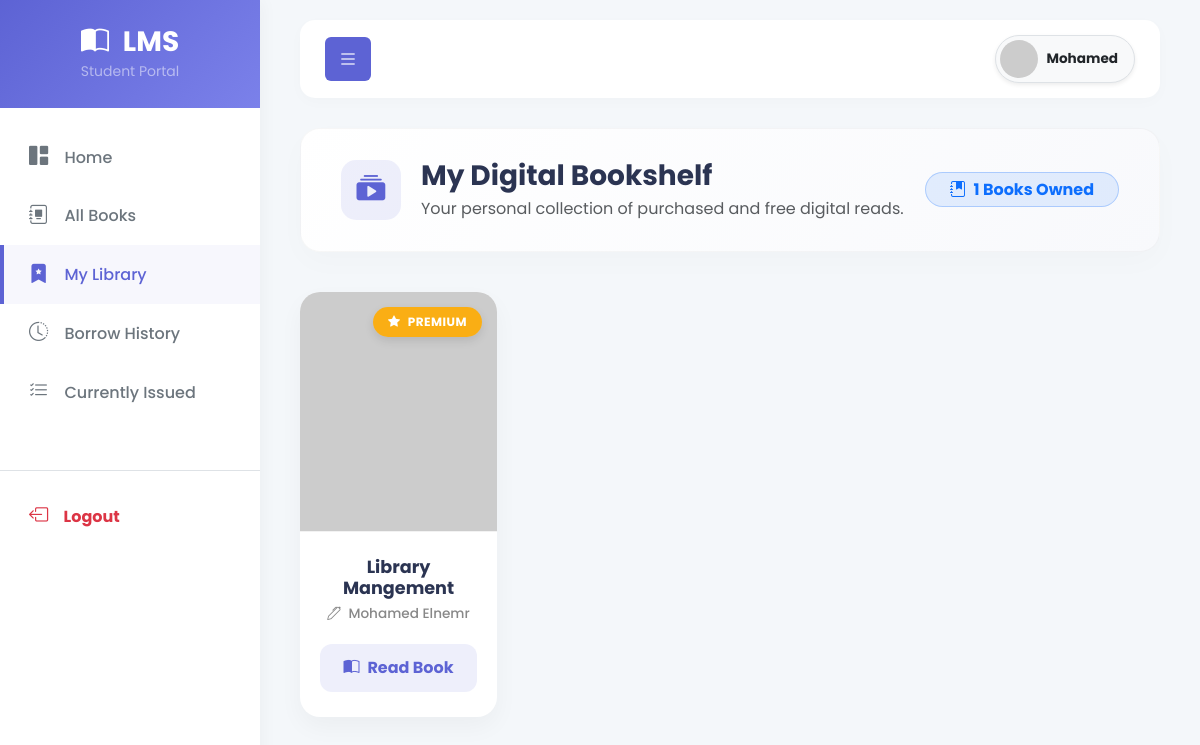
The app's page /student/my_books.php (signed in) with its own data.
### tables this page shows
CREATE TABLE `user` (
  `RollNo` varchar(50) NOT NULL,
  `Name` varchar(50) DEFAULT NULL,
  `Type` varchar(50) DEFAULT NULL,
  `EmailId` varchar(50) DEFAULT NULL,
  `MobNo` bigint(11) DEFAULT NULL,
  `Password` varchar(50) DEFAULT NULL,
  `wallet_balance` decimal(10,2) DEFAULT 0.00
);

CREATE TABLE `book` (
  `BookId` int(10) NOT NULL,
  `Title` varchar(50) DEFAULT NULL,
  `Availability` int(5) DEFAULT NULL,
  `status` varchar(50) NOT NULL,
  `Author` varchar(50) NOT NULL,
  `Year` int(11) DEFAULT NULL,
  `Description` text DEFAULT NULL,
  `is_online` tinyint(1) DEFAULT 0,
  `file_path` varchar(255) DEFAULT NULL,
  `price` decimal(10,2) DEFAULT 0.00
);

### student/my_books.php (the view, shortened to what this page needs)
<?php
require('../includes/dbconn.php');
$rollno = $_SESSION['RollNo'];
$sql_user = "SELECT Name FROM user WHERE RollNo='$rollno'";
$result_user = $conn->query($sql_user);
$user_name = ($result_user && $result_user->num_rows > 0) ? $result_user->fetch_assoc()['Name'] : "Student";
$sql_my_books = "SELECT b.* FROM book b
                 LEFT JOIN purchased_books p ON b.BookId = p.BookId AND p.RollNo = '$rollno'
                 WHERE b.is_online = 1 AND (b.price <= 0 OR p.BookId IS NOT NULL)
                 ORDER BY b.BookId DESC";
$result_books = $conn->query($sql_my_books);
?>
<!DOCTYPE html>
<html lang="en">
<head>
    <link href="https://cdn.jsdelivr.net/npm/bootstrap@5.3.0/dist/css/bootstrap.min.css" rel="stylesheet">
    <link rel="stylesheet" href="https://cdn.jsdelivr.net/npm/bootstrap-icons@1.11.1/font/bootstrap-icons.css">
</head>
<body>
<div class="wrapper">
    <nav id="sidebar">
        <div class="sidebar-header">
            <h3 class="mb-0 fw-bold"><i class="bi bi-book-half me-2"></i> LMS</h3>
            <small class="text-white-50">Student Portal</small>
        </div>
        <ul class="list-unstyled components">
            <li><a href="index.php"><i class="bi bi-grid-1x2-fill"></i> Home</a></li>
            <li><a href="book.php"><i class="bi bi-journal-album"></i> All Books</a></li>
            <li class="active"><a href="my_books.php"><i class="bi bi-bookmark-star-fill"></i> My Library</a></li>
            <li><a href="history.php"><i class="bi bi-clock-history"></i> Borrow History</a></li>
            <li><a href="current.php"><i class="bi bi-list-check"></i> Currently Issued</a></li>
            <li class="mt-5 border-top pt-3"><a href="logout.php" class="text-danger fw-bold"><i class="bi bi-box-arrow-left text-danger"></i> Logout</a></li>
        </ul>
    </nav>
    <div id="content">
        <nav class="top-navbar d-flex justify-content-between align-items-center">
            <div class="d-flex align-items-center">
                <button type="button" id="sidebarCollapse" class="btn me-3 text-white" style="background: var(--primary);">
                    <i class="bi bi-list fs-5"></i>
                </button>
            </div>
            <div class="d-flex align-items-center bg-light rounded-pill p-1 pe-3 border shadow-sm">
                <img src="https://ui-avatars.com/api/?name=<?php echo urlencode($user_name); ?>&background=5D63D4&color=fff&rounded=true&bold=true" width="38" class="me-2 rounded-circle">
                <div class="d-none d-md-block text-end">
                    <h6 class="mb-0 fw-bold text-dark" style="font-size: 0.85rem;"><?php echo htmlspecialchars(explode(' ', trim($user_name))[0]); ?></h6>
                </div>
            </div>
        </nav>
        <div class="library-header">
            <div class="d-flex align-items-center flex-column flex-md-row">
                <div class="library-header-icon">
                    <i class="bi bi-collection-play-fill"></i>
                </div>
                <div>
                    <h3 class="fw-bold mb-1">My Digital Bookshelf</h3>
                    <p class="text-muted mb-0">Your personal collection of purchased and free digital reads.</p>
                </div>
            </div>
            <div class="mt-3 mt-md-0">
                <span class="badge bg-primary bg-opacity-10 text-primary border border-primary border-opacity-25 px-4 py-2 rounded-pill fs-6">
                    <i class="bi bi-journal-bookmark-fill me-1"></i> <?php echo $result_books->num_rows; ?> Books Owned
                </span>
            </div>
        </div>
        <div class="row g-4 mb-5">
            <?php if($result_books && $result_books->num_rows > 0): ?>
                <?php while($row = $result_books->fetch_assoc()):
                    $b_title = $row['Title'] ?? 'Unknown Book';
                    $b_author = $row['Author'] ?? 'Unknown Author';
                    $b_id = $row['BookId'];
                    $b_price = (float)$row['price'];
                    $cover_url = "https://ui-avatars.com/api/?name=".urlencode($b_title)."&background=random&color=fff&size=400&font-size=0.25&bold=true&length=3";
                ?>
                    <div class="col-xl-3 col-lg-4 col-md-6 col-sm-6">
                        <div class="digital-book-card">
                            <div class="book-cover-wrapper">
                                <?php if($b_price > 0): ?>
                                    <div class="status-badge badge-premium"><i class="bi bi-star-fill me-1"></i> Premium</div>
                                <?php else: ?>
                                    <div class="status-badge badge-free"><i class="bi bi-gift-fill me-1"></i> Free</div>
                                <?php endif; ?>
                                <img src="<?php echo $cover_url; ?>" alt="Book Cover" class="book-cover-img">
                            </div>
                            <div class="book-details">
                                <h5 class="book-title" title="<?php echo htmlspecialchars($b_title); ?>"><?php echo htmlspecialchars($b_title); ?></h5>
                                <p class="book-author"><i class="bi bi-pen me-1"></i> <?php echo htmlspecialchars($b_author); ?></p>
                                <a href="viewbook.php?id=<?php echo $b_id; ?>" class="btn-read-now mt-auto">
                                    <i class="bi bi-book-half me-2"></i> Read Book
                                </a>
                            </div>
                        </div>
                    </div>
                <?php endwhile; ?>
            <?php endif; ?>
        </div>
    </div>
</div>
</body>
</html>

### student/my_books.php (style rules this page uses)
:root { --primary: #5D63D4; --primary-light: #7b81ea; --bg: #f4f7fa; }
body { font-family: 'Poppins', sans-serif; background-color: var(--bg); color: #2b3452; overflow-x: hidden; }
.wrapper { display: flex; width: 100%; align-items: stretch; }
#sidebar { min-width: 260px; max-width: 260px; background: #fff; min-height: 100vh; box-shadow: 4px 0 15px rgba(0,0,0,0.03); transition: 0.3s; z-index: 999; }
.sidebar-header { padding: 25px 20px; background: linear-gradient(135deg, var(--primary) 0%, var(--primary-light) 100%); color: white; text-align: center; }
#sidebar ul.components { padding: 20px 0; }
#sidebar ul li a { padding: 15px 25px; display: block; color: #6c757d; text-decoration: none; font-weight: 500; border-left: 4px solid transparent; transition: 0.3s; }
#sidebar ul li a:hover, #sidebar ul li.active > a { color: var(--primary); background: rgba(93, 99, 212, 0.05); border-left: 4px solid var(--primary); }
#sidebar ul li a i { margin-right: 12px; font-size: 1.2em; }
#content { width: 100%; padding: 20px 40px; }
.top-navbar { background: #fff; padding: 15px 25px; border-radius: 15px; box-shadow: 0 4px 15px rgba(0,0,0,0.02); margin-bottom: 30px; }
.library-header { background: linear-gradient(135deg, #ffffff 0%, #f8f9fc 100%); border-radius: 20px; padding: 30px 40px; box-shadow: 0 10px 30px rgba(0,0,0,0.02); border: 1px solid rgba(0,0,0,0.03); display: flex; justify-content: space-between; align-items: center; margin-bottom: 40px; }
.library-header-icon { width: 60px; height: 60px; background: rgba(93, 99, 212, 0.1); color: var(--primary); border-radius: 15px; display: flex; align-items: center; justify-content: center; font-size: 1.8rem; margin-right: 20px; }
.digital-book-card { background: white; border-radius: 20px; overflow: hidden; box-shadow: 0 10px 25px rgba(0,0,0,0.04); transition: all 0.4s cubic-bezier(0.175, 0.885, 0.32, 1.275); border: none; height: 100%; display: flex; flex-direction: column; position: relative; }
.book-cover-wrapper { position: relative; height: 240px; overflow: hidden; border-bottom: 1px solid rgba(0,0,0,0.05); }
.book-cover-img { width: 100%; height: 100%; object-fit: cover; transition: transform 0.5s ease; }
.status-badge { position: absolute; top: 15px; right: 15px; padding: 6px 15px; border-radius: 50px; font-size: 0.75rem; font-weight: 700; text-transform: uppercase; letter-spacing: 0.5px; backdrop-filter: blur(10px); -webkit-backdrop-filter: blur(10px); box-shadow: 0 4px 10px rgba(0,0,0,0.1); z-index: 2; }
.badge-premium { background: rgba(255, 171, 0, 0.9); color: #fff; }
.book-details { padding: 25px 20px; flex-grow: 1; display: flex; flex-direction: column; text-align: center; }
.book-title { font-weight: 700; font-size: 1.1rem; margin-bottom: 5px; color: #2b3452; display: -webkit-box; -webkit-line-clamp: 2; -webkit-box-orient: vertical; overflow: hidden; }
.book-author { color: #888; font-size: 0.85rem; margin-bottom: 20px; font-weight: 500; }
.btn-read-now { background: rgba(93, 99, 212, 0.1); color: var(--primary); border-radius: 12px; padding: 12px; font-weight: 700; width: 100%; border: none; transition: 0.3s; text-decoration: none; display: flex; justify-content: center; align-items: center; margin-top: auto; }

### records on screen
user: Name "Mohamed"
book: price "PREMIUM", Title "Library Mangement", Author "Mohamed Elnemr"

### other values on screen
$result_books->num_rows "1"
